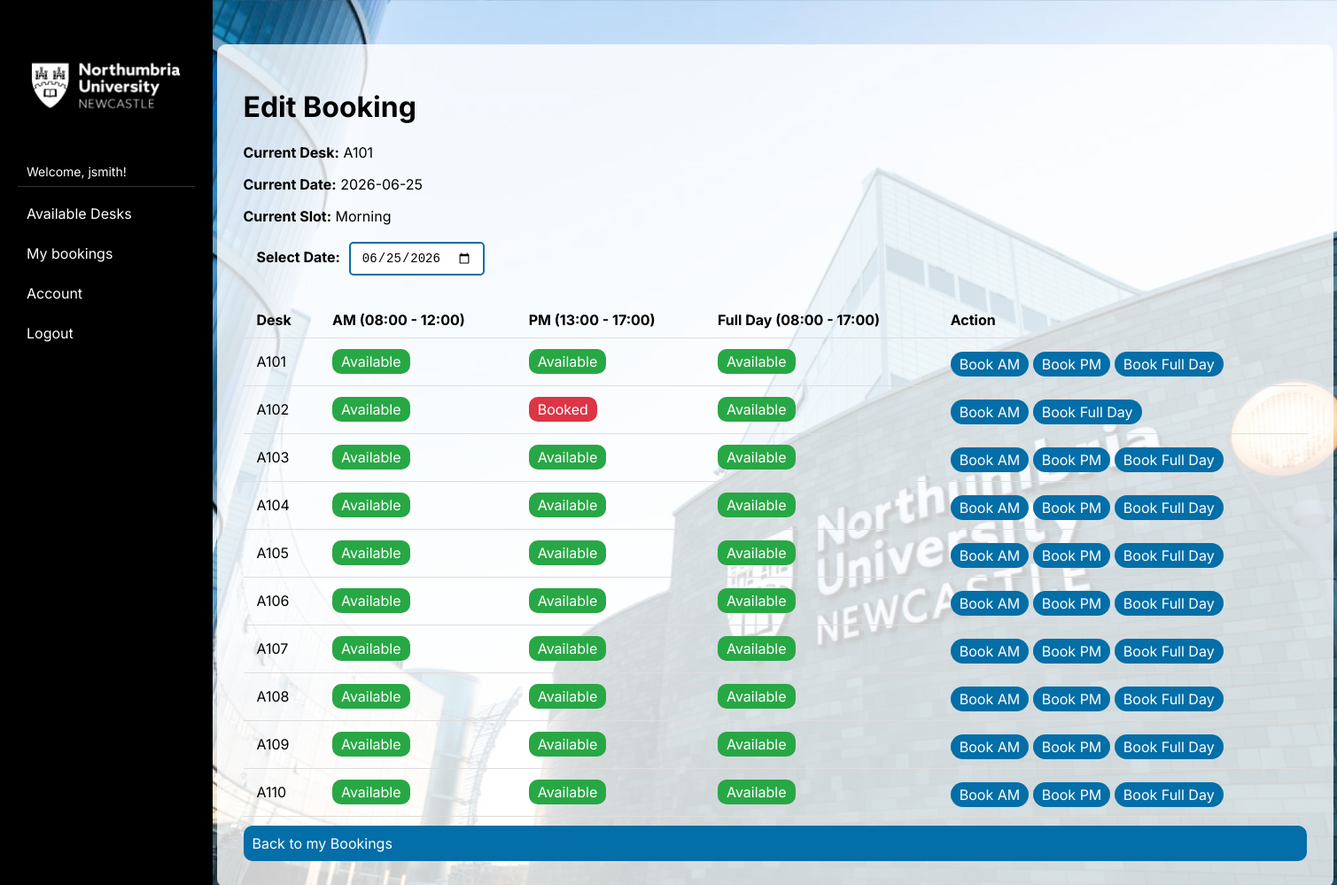
The page /edit_bookings/1 (signed in) on the database its author committed.
### tables this page shows
CREATE TABLE desks (
            id INTEGER PRIMARY KEY AUTOINCREMENT,
            desk_number TEXT NOT NULL UNIQUE,
            department TEXT NOT NULL, 
            status TEXT NOT NULL DEFAULT 'Available',
            floor INTEGER NOT NULL      
        );

CREATE TABLE bookings (
            id INTEGER PRIMARY KEY AUTOINCREMENT,
            user_id  INTEGER NOT NULL,
            desk_id INTEGER NOT NULL, 
            date TEXT NOT NULL,
            time_slot  TEXT NOT NULL,
            status TEXT NOT NULL DEFAULT 'confirmed'          
        );

### app.py (the view)
@app.route("/edit_bookings/<int:booking_id>", methods=["GET", "POST"])
def edit_bookings(booking_id):
    if 'user_id' not in session:
        return redirect(url_for('login'))
    db = get_db()
    if request.method == "POST":
        date = request.form ["date"]
        time_slot = request.form ["time_slot"]
        desk = request.form ["desk_id"]
        db.execute("UPDATE bookings SET date=?, time_slot=?, desk_id=? WHERE id = ? AND user_id = ?",
                       (date, time_slot, desk, booking_id, session['user_id']))
        db.commit()
        flash ("Booking updated successfully")
        return redirect (url_for ('my_bookings'))
    else:
        booking = db.execute('''SELECT bookings.*, desks.desk_number
                             FROM bookings
                             JOIN desks on bookings.desk_id = desks.id
                             WHERE bookings.id =? AND bookings.user_id =?
                             ''',
                       (booking_id, session['user_id'])).fetchone()
        selected_date = request.args.get('date', booking["date"])
        desks = db.execute("SELECT * FROM desks WHERE department =?", (session['department'],)).fetchall()
        booked_slots = db.execute('SELECT * FROM bookings WHERE date =? AND status =? AND id != ?',
                       (selected_date, 'confirmed', booking_id)).fetchall()
        booked = set()
        for bookings in booked_slots:
            booked.add((bookings["desk_id"], bookings["time_slot"]))
        extra = set()
        for desk_id, slot in booked:
            if slot == 'Fullday':
                extra.add((desk_id, 'Morning'))
                extra.add((desk_id, 'Afternoon'))
        for desk in desks:
            if (desk["id"], 'Morning') in booked and (desk["id"], 'Afternoon') in booked:
                extra.add((desk["id"], 'Fullday'))
        booked.update(extra)
        return render_template("edit_bookings.html", booking=booking, desks=desks, booked=booked, date=selected_date)

### app.py (called while the page is built)
def get_db():
    if '_database' not in g:
        g._database = sqlite3.connect(DATABASE)
        g._database.row_factory = sqlite3.Row
    return g._database

@app.teardown_appcontext
def close_connection(exception):
    db = g.pop('_database', None)
    if db:
        db.close()

def get_user():
    if 'user_id' in session:
        return {
            'name': session['username'],
            'is_admin': session.get('role') =='admin'
        }
    return None

@app.context_processor
def inject_user():
    return dict(user=get_user())

### templates/edit_bookings.html (shortened to what this page needs)
{% extends "base.html" %}
{% block content %}
<div class="card">
    <h1>Edit Booking</h1>
    <p><strong>Current Desk:</strong> {{ booking['desk_number'] }}</p>
    <p><strong>Current Date:</strong> {{ booking["date"] }}</p>
    <p><strong>Current Slot:</strong> {{ booking["time_slot"] }}</p>
    <div style="display: flex; align-items: baseline; gap: 10px; margin: 15px;">
        <label for="date-picker"><strong>Select Date:</strong></label>
        <input type="date" id="date-picker" value="{{ date }}">
    </div>
    <table>
        <thead>
            <tr>
                <th>Desk</th>
                <th>AM (08:00 - 12:00)</th>
                <th>PM (13:00 - 17:00)</th>
                <th>Full Day (08:00 - 17:00)</th>
                <th>Action</th>
            </tr>
        </thead>
        <tbody>
            {% for desk in desks %}
            <tr>
                <td>{{ desk["desk_number"] }}</td>
                <td>
                    {% if (desk["id"], 'Morning') in booked %}
                        <span class="badge-booked">Booked</span>
                    {% else %}
                        <span class="badge-available">Available</span>
                    {% endif %}
                </td>
                <td>
                    {% if (desk["id"], 'Afternoon') in booked %}
                        <span class="badge-booked">Booked</span>
                    {% else %}
                        <span class="badge-available">Available</span>
                    {% endif %}
                </td>
                <td>
                    {% if (desk["id"], 'Fullday') in booked %}
                        <span class="badge-booked">Booked</span>
                    {% else %}
                        <span class="badge-available">Available</span>
                    {% endif %}
                </td>
                <td>
                    {% if (desk["id"], 'Morning') not in booked %}
                        <a href="/rebook/{{ booking["id"] }}/{{ desk["id"] }}/Morning/{{ date }}" class="book-btn">Book AM</a>
                    {% endif %}
                    {% if (desk["id"], 'Afternoon') not in booked %}
                        <a href="/rebook/{{ booking["id"] }}/{{ desk["id"] }}/Afternoon/{{ date }}" class="book-btn">Book PM</a>
                    {% endif %}
                    {% if (desk["id"], 'Fullday') not in booked %}
                        <a href="/rebook/{{ booking["id"] }}/{{ desk["id"] }}/Fullday/{{ date }}" class="book-btn">Book Full Day</a>
                    {% endif %}
                </td>
            </tr>
            {% endfor %}
        </tbody>
    </table>
    <a href="/mybookings">Back to my Bookings</a>
</div>
{% endblock %}

### static/style.css (style rules this page uses)
body { background-image: url(/static/Northumbria.jpg); background-size: cover; background-position: center; min-height: 100vh; margin: 0; }
h1 { color: black; }
p { color: black; }
a { color: black; }
.card { background-color: rgba(255, 255, 255, 0.8); padding: 30px; width: 1200px; margin: 50px auto; border-radius: 10px; }
.card a { background-color:#036ea7; padding: 10px; text-decoration: none; display: block; color: white; margin-top: 10px; border-radius: 10px; }
label { display: block; margin-top: 10px; }
th, td { padding: 10px 15px; text-align: left; }
.badge-available { background-color: #28a745; color: white; padding: 4px 10px; border-radius: 10px; }
.badge-booked { background-color: #dc3545; color: white; padding: 4px 10px; border-radius: 10px; }
.badge-available, .badge-booked { display: inline-block; }
body { font-family: 'Inter', sans-serif; }
.book-btn { padding: 5px 10px; border-radius: 20px; display: inline-block; width: auto; }
.card a.book-btn { display: inline-block; width: auto; padding: 4px 10px; margin-top: 5px; border-radius: 20px; }
table { border-collapse: collapse; width: 100%; }
td, th { border-bottom: 1px solid #ddd; }
input[type="date"] { padding: 8px 12px; border: 1px solid #ddd; border-radius: 5px; font-size: 14px; color: black; margin-bottom: 15px; }
input[type="date"] { padding: 8px 12px; border: 2px solid #036ea7; border-radius: 5px; font-size: 14px; color: black; background-color: white; cursor: pointer; }

### rows shown on the page
desks: desk_number "A101", shows "Available"
bookings: date "2026-06-25", time_slot "Morning", date "06/25/2026"
desks: desk_number "A102", shows "Available", shows "Booked"
desks: desk_number "A103", shows "Available"
desks: desk_number "A104", shows "Available"
desks: desk_number "A105", shows "Available"
desks: desk_number "A106", shows "Available"
desks: desk_number "A107", shows "Available"
desks: desk_number "A108", shows "Available"
desks: desk_number "A109", shows "Available"
desks: desk_number "A110", shows "Available"

### other values the page prints
{{ user.name }} "jsmith"
